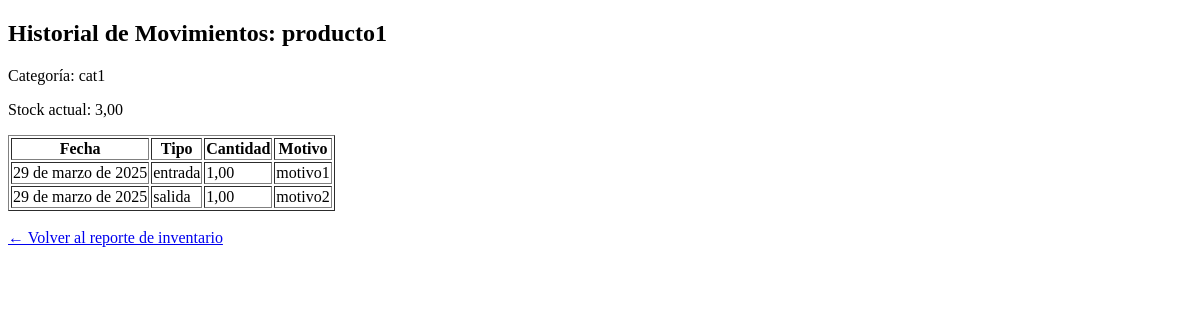
The page /inventario/historial/1/ on the database as committed earlier.
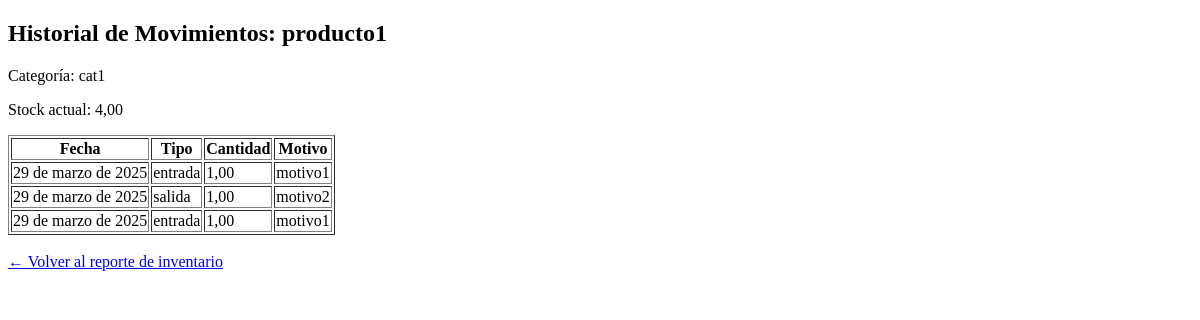
The same page on the database as committed later.
### contabilidad/models.py (models this page shows, shortened)
class Producto(models.Model):
    nombre = models.CharField(max_length=100)
    descripcion = models.TextField(blank=True, null=True)
    categoria = models.ForeignKey(CategoriaProducto, on_delete=models.SET_NULL, null=True)
    unidad_medida = models.CharField(max_length=50, default='Unidad')
    stock_actual = models.DecimalField(max_digits=10, decimal_places=2, default=0)
    precio_unitario = models.DecimalField(max_digits=10, decimal_places=2)

class MovimientoInventario(models.Model):
    TIPO_CHOICES = [
        ('entrada', 'Entrada'),
        ('salida', 'Salida'),
        ('ajuste', 'Ajuste'),
    ]
    producto = models.ForeignKey(Producto, on_delete=models.CASCADE)
    tipo = models.CharField(max_length=10, choices=TIPO_CHOICES)
    cantidad = models.DecimalField(max_digits=10, decimal_places=2)
    motivo = models.CharField(max_length=255)
    fecha = models.DateField(auto_now_add=True)

class CategoriaProducto(models.Model):
    nombre = models.CharField(max_length=100)

### contabilidad/views.py (the view)
# urls.py: path('historial/<int:producto_id>/', views.historial_producto, name='historial_producto'),
def historial_producto(request, producto_id):
    producto = get_object_or_404(Producto, id=producto_id)
    movimientos = MovimientoInventario.objects.filter(producto=producto).order_by('-fecha')
    return render(request, 'contabilidad/historial_producto.html', {
        'producto': producto,
        'movimientos': movimientos
    })

### contabilidad/templates/contabilidad/historial_producto.html (shortened to what this page needs)
<!DOCTYPE html>
<html>
<head>
</head>
<body>
    <h2>Historial de Movimientos: {{ producto.nombre }}</h2>
    <p>Categoría: {{ producto.categoria.nombre }}</p>
    <p>Stock actual: {{ producto.stock_actual }}</p>
    <table border="1">
        <thead>
            <tr>
                <th>Fecha</th>
                <th>Tipo</th>
                <th>Cantidad</th>
                <th>Motivo</th>
            </tr>
        </thead>
        <tbody>
            {% for m in movimientos %}
            <tr>
                <td>{{ m.fecha }}</td>
                <td>{{ m.tipo }}</td>
                <td>{{ m.cantidad }}</td>
                <td>{{ m.motivo }}</td>
            </tr>
            {% empty %}
            <tr>
                <td colspan="4">No hay movimientos registrados para este producto.</td>
            </tr>
            {% endfor %}
        </tbody>
    </table>
    <br>
    <a href="{% url 'reporte_inventario' %}">← Volver al reporte de inventario</a>
</body>
</html>

Rows that differ between the two databases and show on the page:
changed Producto "producto1": stock_actual "3,00" → "4,00"
added MovimientoInventario: fecha "29 de marzo de 2025", tipo "entrada", cantidad "1,00", motivo "motivo1"
